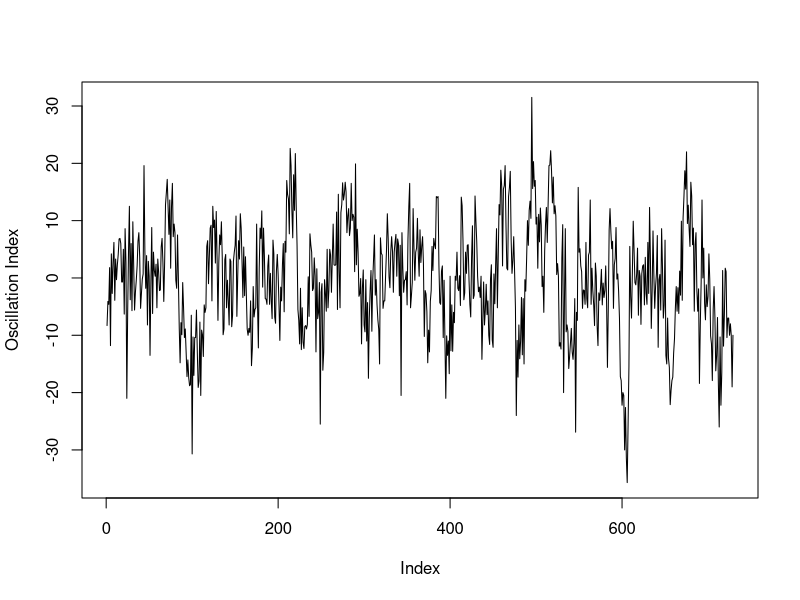
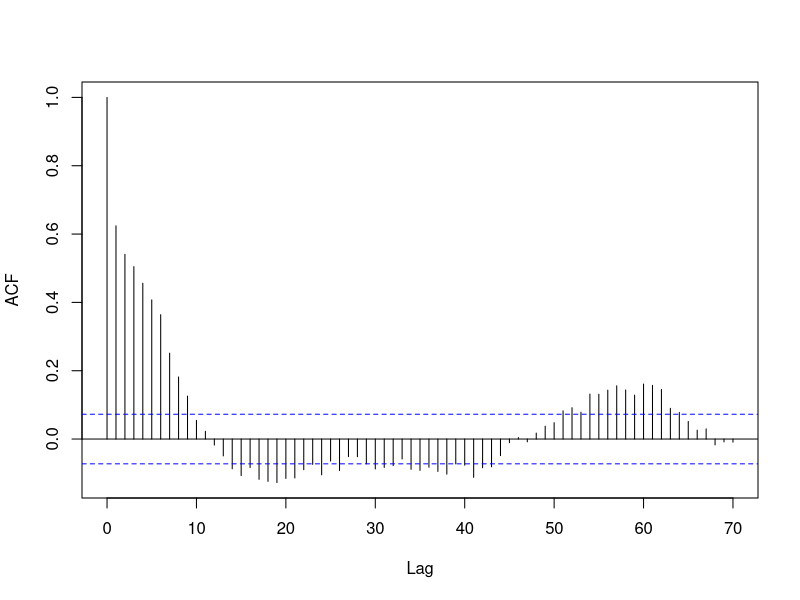
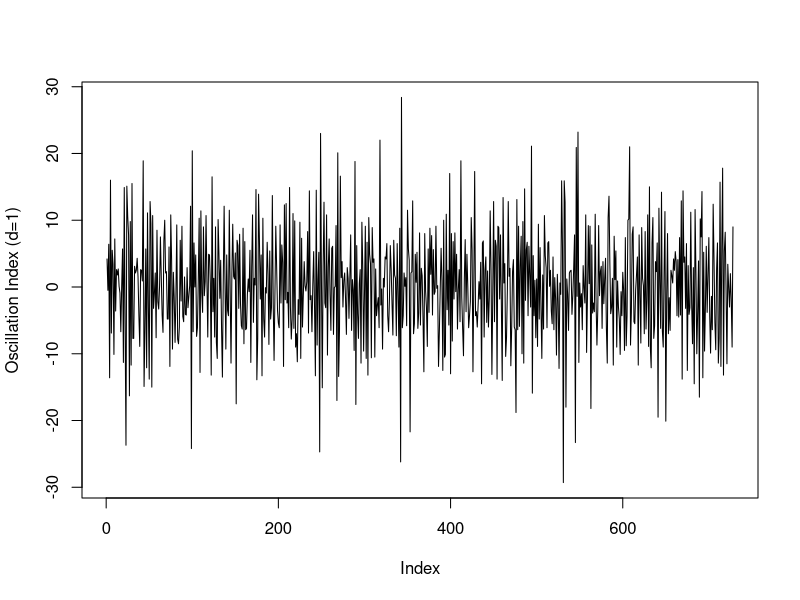
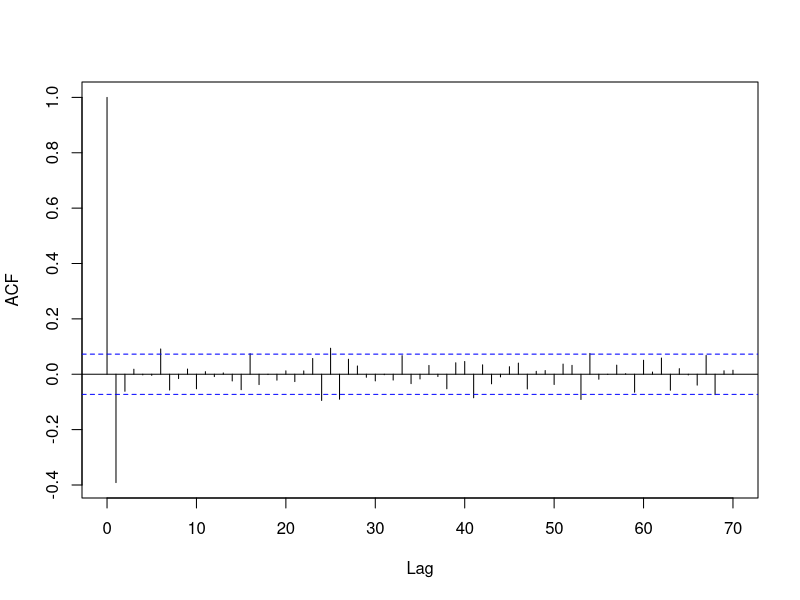
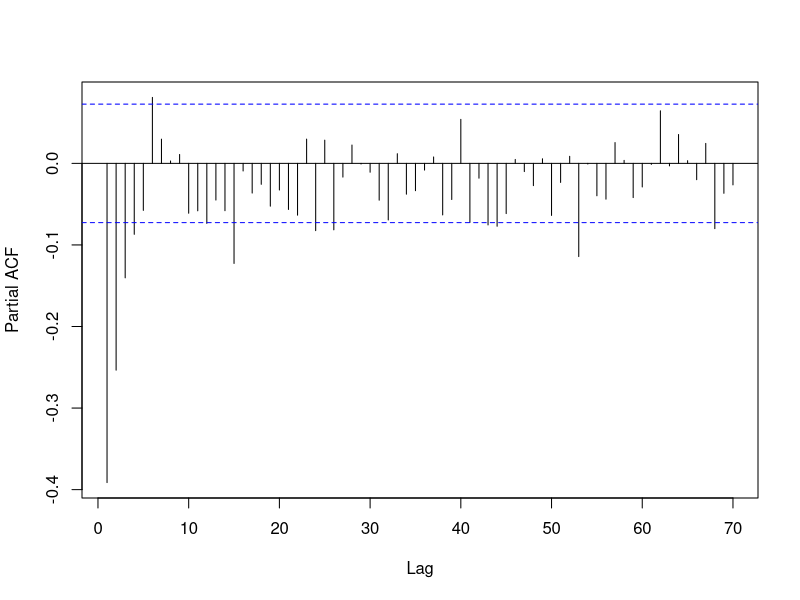

R code for these plots, in order:
## ---- chunk 1
x=read.table("data/OscillationIndex.txt",header=TRUE)
x$Index
plot(x$Index,type="l",ylab="Oscillation Index")
## ---- chunk 2
acf(x$Index,lag.max=70,main="")
## ---- chunk 3
plot(diff(x$Index),type="l",ylab="Oscillation Index (d=1)")
acf(diff(x$Index),lag.max=70,main="")
## ---- chunk 4
pacf(diff(x$Index),lag.max=70,main="")
## ---- chunk 5
arima(x$Index,order=c(0,1,1))
